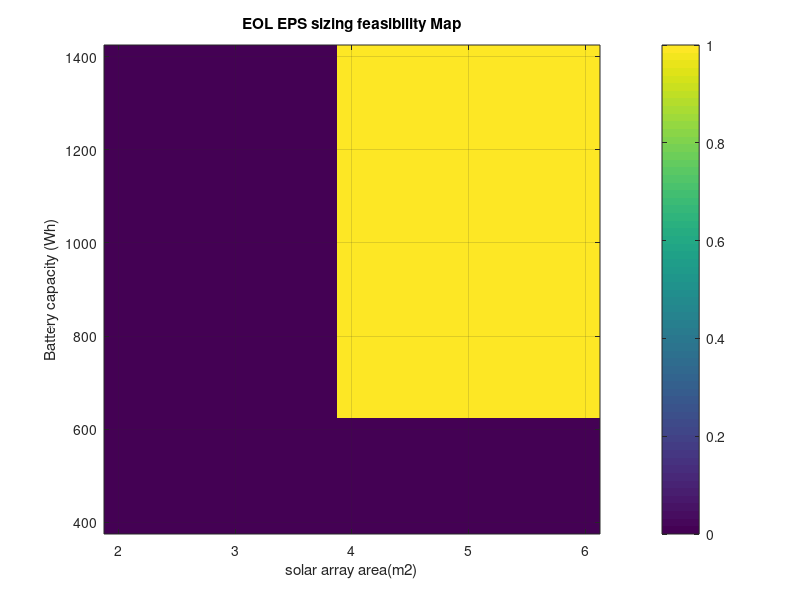
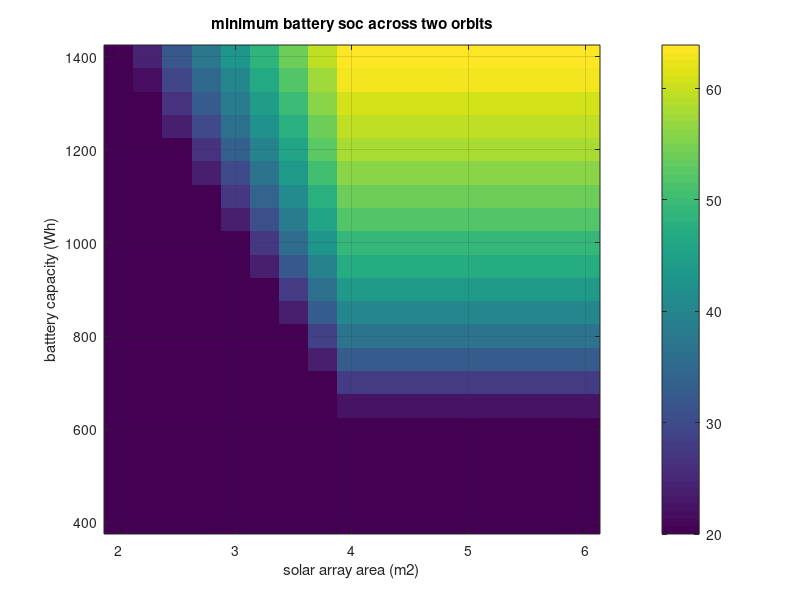
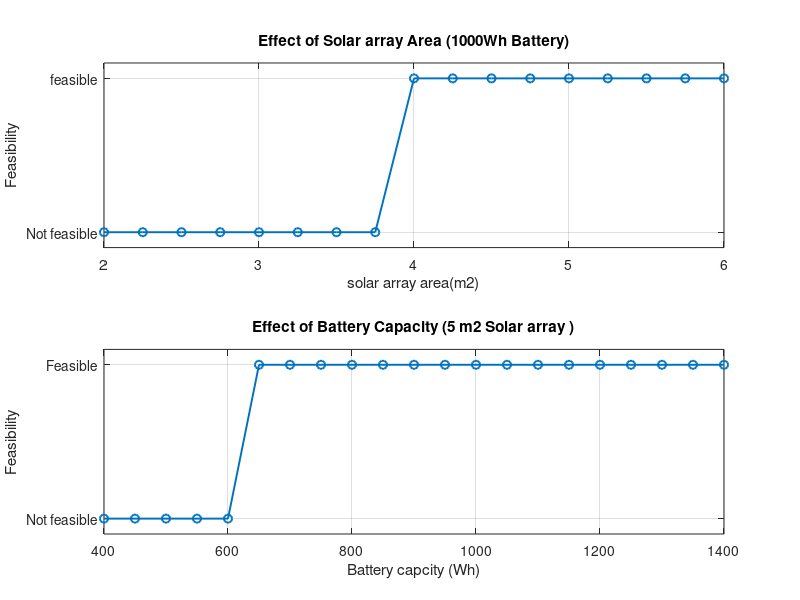

Reproduce these figures in MATLAB, in order.
%% DAY 6: SPACECRAFT EPS SIZING SENSITIVITY ANALYSIS
% PROJECT : LEO SPACECRAFT ELECTRCAL POWER SYSTEM SIMULATOR 
% STUDY : SOLAR ARRAY AREA VERSUS BATTERY CAPACITY
%DESING CONDITIONS : FIVE YEAR EOL SOLAR ARRAY PERORMANCE 
% simulation : TWO ORBITAL PERIODS 

clc;
clear;
close all;
%% 1 . EARTH AND ORBIT PARAMETERS
earth_radius_m = 6371e3;
altitude_m = 400e3;
earth_mu_m3_s2 = 3.986004418e14;
orbital_radius_m =  earth_radius_m + altitude_m;
orbital_period_s = 2*pi*sqrt(orbital_radius_m^3/earth_mu_m3_s2);
angular_veloctiy_radps = sqrt(earth_mu_m3_s2/orbital_radius_m^3);

%% 2 . CALUCLATE ECLLIPSE GEOMENTRY 
eclipse_half_angle_rad = asin(earth_radius_m/orbital_radius_m);
eclipse_start_angle_rad = pi - eclipse_half_angle_rad;
eclipse_end_angle_rad = pi + eclipse_half_angle_rad;
eclipse_duration_s = 2*eclipse_half_angle_rad / angular_veloctiy_radps;
sunlight_duration_s = orbital_period_s - eclipse_duration_s;
eclipse_duration_h =  eclipse_duration_s / 3600 ;
sunlight_duration_h = sunlight_duration_s /  3600 ;

%% 3 . EOL SOLAR CELL EFFICIENCY
solar_irrandiance_W_m2 = 1361;
solar_array_area_m2 = 5;
solar_array_efficiency_BOL = 0.28;
annual_degradation_rate = 0.02 ; 
mission_life_years = 5; 
solar_array_efficiency_EOL = solar_array_efficiency_BOL * (1 - annual_degradation_rate)^mission_life_years;

%% 4  . SPACECRAFT LOAD AND BATTERY PARAMEETERS
spacecraft_load_W = 800;
battery_capacity_Wh = 1000;
initial_soc_percent = 100;
minimum_soc_percent = 20;
charging_efficiency = 0.95;
discharging_efficiency = 0.95;
initial_battery_energy_Wh = battery_capacity_Wh*initial_soc_percent/ 100;
maximun_battery_energy_Wh = battery_capacity_Wh;
minimum_battery_energy_Wh =  battery_capacity_Wh * minimum_soc_percent /100; 

%% 5 . DEFING SIZING RANGES
array_area_values_m2 = 2:0.25:6 
battery_capacity_values_Wh = 400:50:1400;
number_of_areas = numel(array_area_values_m2);
number_of_capacities = numel(battery_capacity_values_Wh);
%% 6 . CALUCLATE MINIMUM THEORITICAL BATTERY CAPACITY
eclipse_energy_required_Wh = (spacecraft_load_W / discharging_efficiency)*eclipse_duration_h;
minimum_battery_capacity_Wh = (eclipse_energy_required_Wh / (1 - minimum_soc_percent / 100));

%% 7 . CALUCLATE MINIMUM THEORETICAL ARRAY AREA 
minimum_array_area_m2 = (spacecraft_load_W +( spacecraft_load_W / discharging_efficiency)*(eclipse_duration_h / sunlight_duration_h) / charging_efficiency) / (solar_irrandiance_W_m2 * solar_array_efficiency_EOL);

%% 8 . CRATE SIMULATION TIME ARRAY 
number_of_orbits = 2;
simulation_duration_s = number_of_orbits*orbital_period_s;
time_step_s = 10;
time_s = 0 : time_step_s : floor(simulation_duration_s / time_step_s)*time_step_s;
time_min = time_s / 60;
delta_time_h = time_step_s / 3600 ; 

%% 9 . CALUCLATE ORBITAL POSITION
orbital_angle_rad = mod(angular_veloctiy_radps * time_s,2*pi);

%% 10 . IDENTIFY ECLISE PERIODS 
is_eclipse = (orbital_angle_rad>= eclipse_start_angle_rad)&(orbital_angle_rad<=eclipse_end_angle_rad);
% IDENTIFY THE SAMPLE INDICES WHERE ECLIPSE BEGINS
eclipse_start_indices = find(diff([false,is_eclipse]) == 1 );
if numel(eclipse_start_indices)< 2 
    error('two eclipse periods were not deteced .CHECK THE SIMULATION TIME .');
end
second_eclipse_start_index = eclipse_start_indices(2);


%% 11 . INITIALISE SENSITIVITY RESULTS
feasible_matrix = false(number_of_areas,number_of_capacities);
minimum_soc_matrix = zeros(number_of_areas,number_of_capacities);
unserved_load_matrix_Wh = zeros(number_of_areas,number_of_capacities);
energy_at_second_eclipse_Wh = zeros(number_of_areas,number_of_capacities);

%% 12. RUN ALL ARRAY AREA AND BATTERY CAPACITY COMBINATIONS
for i = 1 : number_of_areas
    % select solar array area
    selected_area_m2 = array_area_values_m2(i);
    %caluclate EOL solar output for this area
    solar_array_power_EOL_W = solar_irrandiance_W_m2 * selected_area_m2 * solar_array_efficiency_EOL;
    % create solar power profile 
    solar_power_W = zeros(size(time_s));
    solar_power_W(~is_eclipse) = solar_array_power_EOL_W;
    for j = 1 : number_of_capacities 
        % select battery capacity 
        battery_capacity_Wh = battery_capacity_values_Wh(j);
        % caluclate minimum allowed energy
        minimum_battery_energy_Wh = battery_capacity_Wh * minimum_soc_percent /100 ;
        %Start with fully charged battery
        battery_energy_Wh = zeros(size(time_s));
        battery_energy_Wh(1) = battery_capacity_Wh ; 
        % track energy not supplied to the spacecraft load
        total_unserved_load_Wh = 0;
        %battery energy simulation
        for k = 1 : numel(time_s) - 1
            if solar_power_W(k) >= spacecraft_load_W
                % SUNLIGHT : solar array supplies load and charge battery
                surplus_power_W = solar_power_W(k) - spacecraft_load_W ;
                energy_charged_Wh = surplus_power_W * charging_efficiency * delta_time_h ;
                proposed_energy_Wh = battery_energy_Wh (k) + energy_charged_Wh;
                battery_energy_Wh(k+1) = min(proposed_energy_Wh,battery_capacity_Wh);
            else
                %load exceeds solar output :battery supplies deficit
                deficit_power_W = spacecraft_load_W - solar_power_W (k);
                required_energy_Wh = (deficit_power_W / discharging_efficiency) * delta_time_h;
                available_energy_Wh  = max(battery_energy_Wh(k) - minimum_battery_energy_Wh,0);
                actual_energy_drawn_Wh = min(required_energy_Wh,available_energy_Wh);
                delivered_energy_Wh = actual_energy_drawn_Wh * discharging_efficiency;
                demanded_energy_Wh = deficit_power_W * delta_time_h ;
                unserved_energy_Wh = max(demanded_energy_Wh - delivered_energy_Wh,0);
                total_unserved_load_Wh = total_unserved_load_Wh + unserved_energy_Wh ;
                battery_energy_Wh (k+1) = battery_energy_Wh(k) - actual_energy_drawn_Wh;
            end
        end
        % caluclate be=attery performance 
        battery_soc_percent = (battery_energy_Wh / battery_capacity_Wh) * 100 ;
        minimum_observed_soc = min(battery_soc_percent);
        energy_at_second_eclipse_Wh = battery_energy_Wh(second_eclipse_start_index);
        %% check 3 feasibility conditions
        load_is_supplied = total_unserved_load_Wh < 1e-6 ;
        battery_limits_respected = minimum_observed_soc >= minimum_soc_percent - 1e-6 ;
        battery_recharged_before_second_eclipse = energy_at_second_eclipse_Wh >= battery_capacity_Wh - 1e-3;
        configuration_is_feasible = load_is_supplied && battery_limits_respected && battery_recharged_before_second_eclipse;
        %% results storing
          feasible_matrix(i,j) = configuration_is_feasible ;
          minimum_soc_matrix(i,j) = minimum_observed_soc ;
          unserved_load_matrix_Wh(i,j) = total_unserved_load_Wh ;
          energy_at_second_eclipse_Wh(i,j) = energy_at_second_eclipse_Wh ;
    end
end

%% 13 . DISPLAY RESULTS
fprintf('\n====DAY 6 : EPS SIZZING ANALYSIS ====\n');
fprintf('\n---THEORETICAL LIMITS AT EOL ---\n');
fprintf('EOL SOLAR EFFICIENCY   : %.2f %% \n ',solar_array_efficiency_EOL*100);
fprintf('Eclipse energy requirements   : %.2f Wh\n',eclipse_energy_required_Wh);
fprintf('minimum Battery Capacity   :%.2f Wh \n',minimum_battery_capacity_Wh);
fprintf('Minimum solar array area   : %.2f m2 \n',minimum_array_area_m2);

%% 14 . CHECK BASELINE CONFIGURATION
[~,baseline_area_index] = min(abs(array_area_values_m2 - 5));
[~, baseline_battery_index] = min(abs(battery_capacity_values_Wh - 1000));
baseline_is_feasible = feasible_matrix(baseline_area_index,baseline_battery_index);
fprintf('\n---BASELINE CONFIGURATION ---\n');
fprintf('Solar array area   : %.2fm2 \n',array_area_values_m2(baseline_area_index));
fprintf('Battery capacity   : %.2f Wh\n',battery_capacity_values_Wh(baseline_battery_index));
fprintf('Minimum Battery Soc   : %.2f %%\n',minimum_soc_matrix(baseline_area_index,baseline_battery_index));
fprintf('Unserved load   : %.6f Wh\n',unserved_load_matrix_Wh(baseline_area_index,baseline_battery_index));
fprintf('Feasible configurations   : %d\n',baseline_is_feasible);
fprintf('\n==== dAY ^ SAMAPTAM\n');
fprintf('\nTHADHASTHU\n');

%% 15 . PLOT THE FEASIBILITY MAP
figure('Name','EPs sizing feasibility Map');
imagesc(array_area_values_m2,battery_capacity_values_Wh,double(feasible_matrix'));
set(gca,'YDir','normal');
xlabel('solar array area(m2)');
ylabel('Battery capacity (Wh)');
title('EOL EPS sizing feasibility Map');
colorbar;
caxis([0 1]);
grid on ;

%% 16 . PLOT MINIMUM SOC MAP 
figure('Name','Minimum battery  Soc map');
imagesc(array_area_values_m2,battery_capacity_values_Wh,minimum_soc_matrix');
set(gca,'YDir','normal');
xlabel('solar array area (m2)');
ylabel('batttery capacity (Wh)');
title('minimum battery soc across two orbits');
colorbar;
grid on;

%% 17 . CREATE ONE PARAMETER SENSIITVITY PLOTS
figure('Name','EPS SIzing sensitivity');
subplot(2,1,1);
feasibility_at_1000Wh = double(feasible_matrix(:,baseline_battery_index));
plot(array_area_values_m2,feasibility_at_1000Wh,'o-','LineWidth',1.4);
xlabel('solar array area(m2)');
ylabel('Feasibility');
title('Effect of Solar array Area (1000Wh Battery)');
ylim([-0.1  1.1]);
yticks([0 1]);
yticklabels({'Not feasible','feasible'});
grid on;
subplot(2,1,2);
feasibility_at_5m2 = double(feasible_matrix(baseline_area_index,:));
plot(battery_capacity_values_Wh,feasibility_at_5m2,'o-','LineWidth',1.4);
xlabel('Battery capcity (Wh)');
ylabel('Feasibility');
title('Effect of Battery Capacity (5 m2 Solar array )');
ylim([-0.1  1.1]);
yticks([0 1]);
yticklabels({'Not feasible','Feasible'});
grid on;

%% 18 . SAVE RESULTS 
script_folder = fileparts(mfilename('fullpath'));
project_folder = fileparts(script_folder);
results_folder = fullfile(project_folder,'results');
if ~exist(results_folder,'dir')
    mkdir(results_folder);
end
% Save the first figure
fig1 = findobj('Type','figure','Name','EPs sizing feasibility Map');
if ~isempty(fig1)
    saveas(fig1,fullfile(results_folder,'day6_sizing_feasibility_map.png'));
end
%Save the second figure
fig2 = findobj('Type','figure','Name','Minimum battery  Soc map');
if ~isempty(fig2)
    saveas(fig2,fullfile(results_folder,'day6_minimum_soc_map.png'));
end
% Save the third figure
fig3 = findobj('Type','Figure','Name','EPS SIzing sensitivity');
if ~isempty(fig3)
    saveas(fig3,fullfile(results_folder,'day6_sizing_sensitivity.png'));
end
% save numerical data
save(fullfile(results_folder,'day6_sizing_results.mat'),'array_area_values_m2','battery_capacity_values_Wh','feasible_matrix',"minimum_soc_matrix","unserved_load_matrix_Wh",'energy_at_second_eclipse_Wh','minimum_array_area_m2','minimum_battery_capacity_Wh');
fprintf('\n day 6 figures and numerical results saved. \n');
